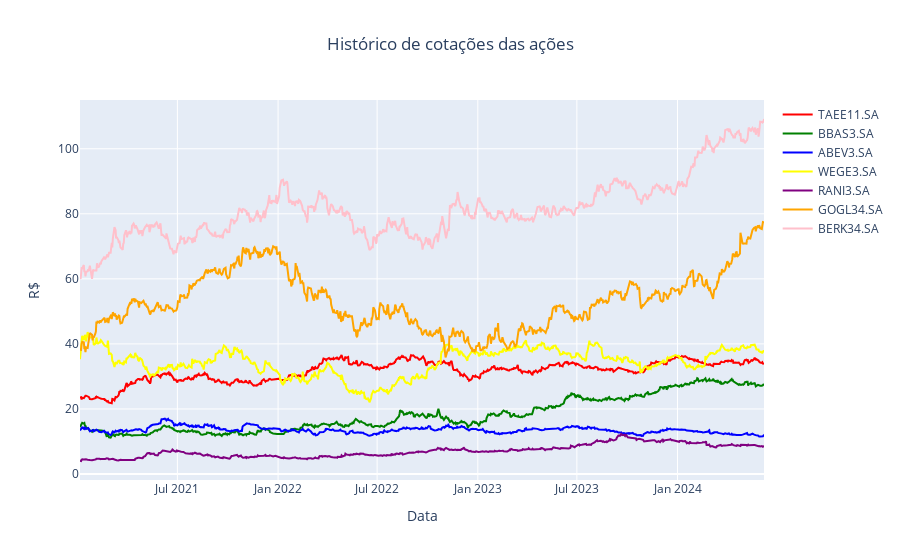

The notebook cell this image was saved under:
### Markdown cell above
Durante o intervalo de tempo de 2021 até maio de 2024, o gráfico Box Plot e a descrição do df, destacam que a Petrobras e a Vale  tiveram as maiores variações de cotações. Enquanto, os demais tiveram variação mais estáveis e próxima entre si, apesar da Embraer ter tido vários Outliers devido sua alta recente dos preços.

### Code cell
# Criando gráfico das cotações
figura = px.line(title = 'Histórico de cotações das ações')

for i, coluna in enumerate(df.columns):
    figura.add_scatter(x=df.index, y=df[coluna], name=coluna, line=dict(color=cores[i]))


figura.update_layout(
    xaxis_title='Data',
    yaxis_title='R$',
    title_x=0.5
)

figura.show()

### Figure 1 — Plotly figure (JSON) as saved in the notebook; plotly's stock layout.template omitted (floating-point values rounded to 4 significant figures; data arrays with more than 128 entries replaced by an {"elided": "..."} marker saying what was removed)
{"data": [{"hovertemplate": "<extra></extra>", "legendgroup": "", "line": {"color": "#636efa", "dash": "solid"}, "marker": {"symbol": "circle"}, "mode": "lines", "name": "", "orientation": "v", "showlegend": false, "type": "scatter", "xaxis": "x", "yaxis": "y"}, {"line": {"color": "Red"}, "name": "TAEE11.SA", "type": "scatter", "x": {"elided": "854 str values"}, "y": {"elided": "854 float values"}}, {"line": {"color": "Green"}, "name": "BBAS3.SA", "type": "scatter", "x": {"elided": "854 str values"}, "y": {"elided": "854 float values"}}, {"line": {"color": "Blue"}, "name": "ABEV3.SA", "type": "scatter", "x": {"elided": "854 str values"}, "y": {"elided": "854 float values"}}, {"line": {"color": "Yellow"}, "name": "WEGE3.SA", "type": "scatter", "x": {"elided": "854 str values"}, "y": {"elided": "854 float values"}}, {"line": {"color": "Purple"}, "name": "RANI3.SA", "type": "scatter", "x": {"elided": "854 str values"}, "y": {"elided": "854 float values"}}, {"line": {"color": "Orange"}, "name": "GOGL34.SA", "type": "scatter", "x": {"elided": "854 str values"}, "y": {"elided": "854 float values"}}, {"line": {"color": "Pink"}, "name": "BERK34.SA", "type": "scatter", "x": {"elided": "854 str values"}, "y": {"elided": "854 float values"}}], "layout": {"legend": {"tracegroupgap": 0}, "title": {"text": "Histórico de cotações das ações", "x": 0.5}, "xaxis": {"anchor": "y", "domain": [0, 1], "title": {"text": "Data"}}, "yaxis": {"anchor": "x", "domain": [0, 1], "title": {"text": "R$"}}}}
